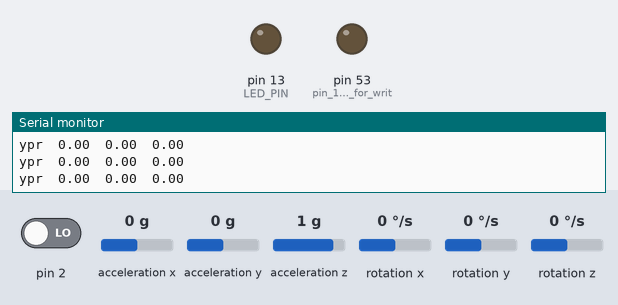
The sketch below on a simulated Arduino Mega 2560, built with avr-gcc and run on an emulated ATmega2560. On the bench: output pins drawn as LEDs (lit = HIGH), the last lines printed to the serial monitor. The inputs (shaded band) are chosen by the test bench; at power-on: acceleration y 0 g, pin 2 LOW, acceleration x 0 g, acceleration z 1 g, rotation x 0 °/s, rotation y 0 °/s, rotation z 0 °/s. Storage starts empty; the sensor or clock chip raises its interrupt line as the real part does.

Above: at 1.7 s.
1.8 s: acceleration y set to -0.4 g
At 3.0 s:
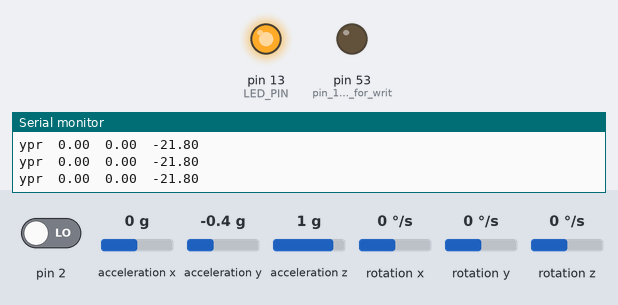
3.3 s: acceleration y set to 0 g
At 4.0 s:
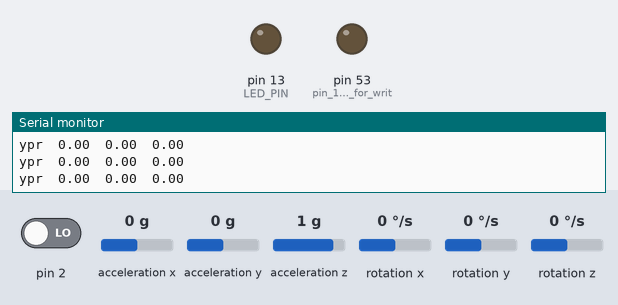
4.8 s: acceleration y set to 0.4 g
At 5.7 s:
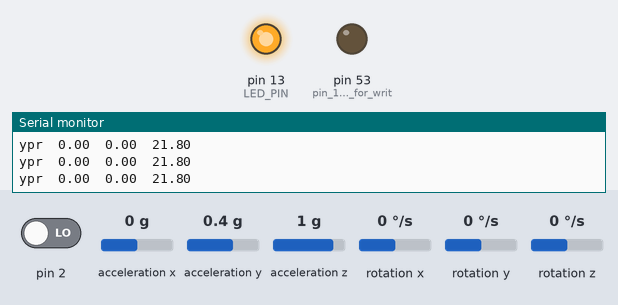
Timing chart, 0 to 7.8 s (numbered marks = the images above; inputs shaded):
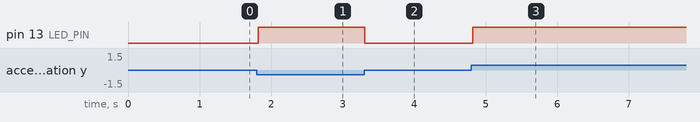

The sketch:

MPU6050_DMP6_custom_krug_MEGA_FIFOFix_v2.ino
```cpp
#include <SPI.h>
#include <SD.h>
// I2C device class (I2Cdev) demonstration Arduino sketch for MPU6050 class using DMP (MotionApps v2.0)
// 6/21/2012 by Jeff Rowberg <jeff@rowberg.net>
// Updates should (hopefully) always be available at https://github.com/jrowberg/i2cdevlib
//
// Changelog:
//      2013-05-08 - added seamless Fastwire support
//                 - added note about gyro calibration
//      2012-06-21 - added note about Arduino 1.0.1 + Leonardo compatibility error
//      2012-06-20 - improved FIFO overflow handling and simplified read process
//      2012-06-19 - completely rearranged DMP initialization code and simplification
//      2012-06-13 - pull gyro and accel data from FIFO packet instead of reading directly
//      2012-06-09 - fix broken FIFO read sequence and change interrupt detection to RISING
//      2012-06-05 - add gravity-compensated initial reference frame acceleration output
//                 - add 3D math helper file to DMP6 example sketch
//                 - add Euler output and Yaw/Pitch/Roll output formats
//      2012-06-04 - remove accel offset clearing for better results (thanks Sungon Lee)
//      2012-06-01 - fixed gyro sensitivity to be 2000 deg/sec instead of 250
//      2012-05-30 - basic DMP initialization working

/* ============================================
  I2Cdev device library code is placed under the MIT license
  Copyright (c) 2012 Jeff Rowberg

  Permission is hereby granted, free of charge, to any person obtaining a copy
  of this software and associated documentation files (the "Software"), to deal
  in the Software without restriction, including without limitation the rights
  to use, copy, modify, merge, publish, distribute, sublicense, and/or sell
  copies of the Software, and to permit persons to whom the Software is
  furnished to do so, subject to the following conditions:

  The above copyright notice and this permission notice shall be included in
  all copies or substantial portions of the Software.

  THE SOFTWARE IS PROVIDED "AS IS", WITHOUT WARRANTY OF ANY KIND, EXPRESS OR
  IMPLIED, INCLUDING BUT NOT LIMITED TO THE WARRANTIES OF MERCHANTABILITY,
  FITNESS FOR A PARTICULAR PURPOSE AND NONINFRINGEMENT. IN NO EVENT SHALL THE
  AUTHORS OR COPYRIGHT HOLDERS BE LIABLE FOR ANY CLAIM, DAMAGES OR OTHER
  LIABILITY, WHETHER IN AN ACTION OF CONTRACT, TORT OR OTHERWISE, ARISING FROM,
  OUT OF OR IN CONNECTION WITH THE SOFTWARE OR THE USE OR OTHER DEALINGS IN
  THE SOFTWARE.
  ===============================================
*/

// I2Cdev and MPU6050 must be installed as libraries, or else the .cpp/.h files
// for both classes must be in the include path of your project
#include "I2Cdev.h"

#include "MPU6050_6Axis_MotionApps20.h"
//#include "MPU6050.h" // not necessary if using MotionApps include file

// Arduino Wire library is required if I2Cdev I2CDEV_ARDUINO_WIRE implementation
// is used in I2Cdev.h
#if I2CDEV_IMPLEMENTATION == I2CDEV_ARDUINO_WIRE
#include "Wire.h"
#endif

// class default I2C address is 0x68
// specific I2C addresses may be passed as a parameter here
// AD0 low = 0x68 (default for SparkFun breakout and InvenSense evaluation board)
// AD0 high = 0x69
MPU6050 mpu;
//MPU6050 mpu(0x69); // <-- use for AD0 high

/* =========================================================================
   NOTE: In addition to connection 3.3v, GND, SDA, and SCL, this sketch
   depends on the MPU-6050's INT pin being connected to the Arduino's
   external interrupt #0 pin. On the Arduino Uno and Mega 2560, this is
   digital I/O pin 2.
   ========================================================================= */

/* =========================================================================
   NOTE: Arduino v1.0.1 with the Leonardo board generates a compile error
   when using Serial.write(buf, len). The Teapot output uses this method.
   The solution requires a modification to the Arduino USBAPI.h file, which
   is fortunately simple, but annoying. This will be fixed in the next IDE
   release. For more info, see these links:

   http://arduino.cc/forum/index.php/topic,109987.0.html
   http://code.google.com/p/arduino/issues/detail?id=958
   ========================================================================= */


// uncomment "OUTPUT_READABLE_QUATERNION" if you want to see the actual
// quaternion components in a [w, x, y, z] format (not best for parsing
// on a remote host such as Processing or something though)
//#define OUTPUT_READABLE_QUATERNION

// uncomment "OUTPUT_READABLE_EULER" if you want to see Euler angles
// (in degrees) calculated from the quaternions coming from the FIFO.
// Note that Euler angles suffer from gimbal lock (for more info, see
// http://en.wikipedia.org/wiki/Gimbal_lock)
//#define OUTPUT_READABLE_EULER

// uncomment "OUTPUT_READABLE_YAWPITCHROLL" if you want to see the yaw/
// pitch/roll angles (in degrees) calculated from the quaternions coming
// from the FIFO. Note this also requires gravity vector calculations.
// Also note that yaw/pitch/roll angles suffer from gimbal lock (for
// more info, see: http://en.wikipedia.org/wiki/Gimbal_lock)
#define OUTPUT_READABLE_YAWPITCHROLL

// uncomment "OUTPUT_READABLE_REALACCEL" if you want to see acceleration
// components with gravity removed. This acceleration reference frame is
// not compensated for orientation, so +X is always +X according to the
// sensor, just without the effects of gravity. If you want acceleration
// compensated for orientation, us OUTPUT_READABLE_WORLDACCEL instead.
//#define OUTPUT_READABLE_REALACCEL

// uncomment "OUTPUT_READABLE_WORLDACCEL" if you want to see acceleration
// components with gravity removed and adjusted for the world frame of
// reference (yaw is relative to initial orientation, since no magnetometer
// is present in this case). Could be quite handy in some cases.
//#define OUTPUT_READABLE_WORLDACCEL

// uncomment "OUTPUT_TEAPOT" if you want output that matches the
// format used for the InvenSense teapot demo
//#define OUTPUT_TEAPOT


#define LED_PIN 13 // (Arduino is 13, Teensy is 11, Teensy++ is 6)
bool blinkState = false;

// MPU control/status vars
bool dmpReady = false;  // set true if DMP init was successful
uint8_t mpuIntStatus;   // holds actual interrupt status byte from MPU
uint8_t devStatus;      // return status after each device operation (0 = success, !0 = error)
uint16_t packetSize;    // expected DMP packet size (default is 42 bytes)
uint16_t fifoCount;     // count of all bytes currently in FIFO
uint8_t fifoBuffer[64]; // FIFO storage buffer

// orientation/motion vars
Quaternion q;           // [w, x, y, z]         quaternion container
VectorInt16 aa;         // [x, y, z]            accel sensor measurements
VectorInt16 aaReal;     // [x, y, z]            gravity-free accel sensor measurements
VectorInt16 aaWorld;    // [x, y, z]            world-frame accel sensor measurements
VectorFloat gravity;    // [x, y, z]            gravity vector
float euler[3];         // [psi, theta, phi]    Euler angle container
float ypr[3];           // [yaw, pitch, roll]   yaw/pitch/roll container and gravity vector

// packet structure for InvenSense teapot demo
uint8_t teapotPacket[14] = { '$', 0x02, 0, 0, 0, 0, 0, 0, 0, 0, 0x00, 0x00, '\r', '\n' };


// ================================================================
// ===               INTERRUPT DETECTION ROUTINE                ===
// ================================================================

volatile bool mpuInterrupt = false;     // indicates whether MPU interrupt pin has gone high
void dmpDataReady() {
  mpuInterrupt = true;
}


// ================================================================
// ===                      INITIAL SETUP                       ===
// ================================================================

void setup() {
  // join I2C bus (I2Cdev library doesn't do this automatically)
#if I2CDEV_IMPLEMENTATION == I2CDEV_ARDUINO_WIRE
  Wire.begin();
  TWBR = 24; // 400kHz I2C clock (200kHz if CPU is 8MHz)

  //Wire.setClock(400000); //added

#elif I2CDEV_IMPLEMENTATION == I2CDEV_BUILTIN_FASTWIRE
  Fastwire::setup(400, true);
#endif

  // initialize serial communication
  // (115200 chosen because it is required for Teapot Demo output, but it's
  // really up to you depending on your project)
  Serial.begin(115200);

  pinMode(53, OUTPUT); //pin 10 is output for write signal? 4 for DUE, 10 for uno?

  while (!Serial); // wait for Leonardo enumeration, others continue immediately
  Serial.println("Initializing SD card...");

  // SD Card Intialization
  if (SD.begin(53))
  {
    Serial.println(" SD card ready");
  }
  else
  {
    Serial.println("SD card initialization failed");
  }

  // NOTE: 8MHz or slower host processors, like the Teensy @ 3.3v or Ardunio
  // Pro Mini running at 3.3v, cannot handle this baud rate reliably due to
  // the baud timing being too misaligned with processor ticks. You must use
  // 38400 or slower in these cases, or use some kind of external separate
  // crystal solution for the UART timer.

  // initialize device
  Serial.println(F("Initializing I2C devices..."));
  mpu.initialize();

  // verify connection
  Serial.println(F("Testing device connections..."));
  Serial.println(mpu.testConnection() ? F("MPU6050 connection successful") : F("MPU6050 connection failed"));


  // wait for ready
//  Serial.println(F("\nSend any character to begin DMP programming and demo: "));
 // while (Serial.available() && Serial.read()); // empty buffer
 // while (!Serial.available());                 // wait for data
 // while (Serial.available() && Serial.read()); // empty buffer again

  // load and configure the DMP
  Serial.println(F("Initializing DMP..."));
  devStatus = mpu.dmpInitialize();

  // supply your own gyro offsets here, scaled for min sensitivity
  mpu.setXGyroOffset(220);
  mpu.setYGyroOffset(76);
  mpu.setZGyroOffset(-85);
  mpu.setZAccelOffset(1688); // 1688 factory default for my test chip, was 1788

  // make sure it worked (returns 0 if so)
  if (devStatus == 0) {
    // turn on the DMP, now that it's ready
    Serial.println(F("Enabling DMP..."));
    mpu.setDMPEnabled(true);

    // enable Arduino interrupt detection
    Serial.println(F("Enabling interrupt detection (Arduino external interrupt 0)..."));
    attachInterrupt(0, dmpDataReady, RISING);
    mpuIntStatus = mpu.getIntStatus();

    // set our DMP Ready flag so the main loop() function knows it's okay to use it
    Serial.println(F("DMP ready! Waiting for first interrupt..."));
    dmpReady = true;

    // get expected DMP packet size for later comparison
    packetSize = mpu.dmpGetFIFOPacketSize();
  } else {
    // ERROR!
    // 1 = initial memory load failed
    // 2 = DMP configuration updates failed
    // (if it's going to break, usually the code will be 1)
    Serial.print(F("DMP Initialization failed (code "));
    Serial.print(devStatus);
    Serial.println(F(")"));
  }

  // configure LED for output
  pinMode(LED_PIN, OUTPUT);

}


// ================================================================
// ===                    MAIN PROGRAM LOOP                     ===
// ================================================================


void loop() {
  // if programming failed, don't try to do anything
  if (!dmpReady) return;

  // wait for MPU interrupt or extra packet(s) available
  while (!mpuInterrupt && fifoCount < packetSize) {
    // other program behavior stuff here
    // .
    // .
    // .
    // if you are really paranoid you can frequently test in between other
    // stuff to see if mpuInterrupt is true, and if so, "break;" from the
    // while() loop to immediately process the MPU data
    // .
    // .
    // .
  }

  // reset interrupt flag and get INT_STATUS byte
  mpuInterrupt = false;
  mpuIntStatus = mpu.getIntStatus();

  // get current FIFO count
  fifoCount = mpu.getFIFOCount();

  // check for overflow (this should never happen unless our code is too inefficient)
  if ((mpuIntStatus & 0x10) || fifoCount == 1024) {
    // reset so we can continue cleanly
    mpu.resetFIFO();
    Serial.println(F("FIFO overflow!"));

    // otherwise, check for DMP data ready interrupt (this should happen frequently)
  } else if (mpuIntStatus & 0x02) {
    // wait for correct available data length, should be a VERY short wait
    while (fifoCount < packetSize) fifoCount = mpu.getFIFOCount();

    // read a packet from FIFO
    mpu.getFIFOBytes(fifoBuffer, packetSize);
    //mpu.resetFIFO(); // added based on this thread:https://arduino.stackexchange.com/questions/10308/how-to-clear-fifo-buffer-on-mpu6050
    // track FIFO count here in case there is > 1 packet available
    // (this lets us immediately read more without waiting for an interrupt)
    fifoCount -= packetSize;

#ifdef OUTPUT_READABLE_QUATERNION
    // display quaternion values in easy matrix form: w x y z
    mpu.dmpGetQuaternion(&q, fifoBuffer);
    Serial.print("quat\t");
    Serial.print(q.w);
    Serial.print("\t");
    Serial.print(q.x);
    Serial.print("\t");
    Serial.print(q.y);
    Serial.print("\t");
    Serial.println(q.z);
#endif

#ifdef OUTPUT_READABLE_EULER
    // display Euler angles in degrees
    mpu.dmpGetQuaternion(&q, fifoBuffer);
    mpu.dmpGetEuler(euler, &q);
    Serial.print("euler\t");
    Serial.print(euler[0] * 180 / M_PI);
    Serial.print("\t");
    Serial.print(euler[1] * 180 / M_PI);
    Serial.print("\t");
    Serial.println(euler[2] * 180 / M_PI);
#endif

#ifdef OUTPUT_READABLE_YAWPITCHROLL
    // display Euler angles in degrees
    mpu.dmpGetQuaternion(&q, fifoBuffer);
    mpu.dmpGetGravity(&gravity, &q);
    mpu.dmpGetYawPitchRoll(ypr, &q, &gravity);
    ///*
    Serial.print("ypr\t");
    Serial.print(ypr[0] * 180 / M_PI);
    Serial.print("\t");
    Serial.print(ypr[1] * 180 / M_PI);
    Serial.print("\t");
    Serial.println(ypr[2] * 180 / M_PI);
    //*/
#endif

#ifdef OUTPUT_READABLE_REALACCEL
    // display real acceleration, adjusted to remove gravity
    mpu.dmpGetQuaternion(&q, fifoBuffer);
    mpu.dmpGetAccel(&aa, fifoBuffer);
    mpu.dmpGetGravity(&gravity, &q);
    mpu.dmpGetLinearAccel(&aaReal, &aa, &gravity);
    Serial.print("areal\t");
    Serial.print(aaReal.x);
    Serial.print("\t");
    Serial.print(aaReal.y);
    Serial.print("\t");
    Serial.println(aaReal.z);
#endif

#ifdef OUTPUT_READABLE_WORLDACCEL
    // display initial world-frame acceleration, adjusted to remove gravity
    // and rotated based on known orientation from quaternion
    mpu.dmpGetQuaternion(&q, fifoBuffer);
    mpu.dmpGetAccel(&aa, fifoBuffer);
    mpu.dmpGetGravity(&gravity, &q);
    mpu.dmpGetLinearAccel(&aaReal, &aa, &gravity);
    mpu.dmpGetLinearAccelInWorld(&aaWorld, &aaReal, &q);
    Serial.print("aworld\t");
    Serial.print(aaWorld.x);
    Serial.print("\t");
    Serial.print(aaWorld.y);
    Serial.print("\t");
    Serial.println(aaWorld.z);
#endif

#ifdef OUTPUT_TEAPOT
    // display quaternion values in InvenSense Teapot demo format:
    teapotPacket[2] = fifoBuffer[0];
    teapotPacket[3] = fifoBuffer[1];
    teapotPacket[4] = fifoBuffer[4];
    teapotPacket[5] = fifoBuffer[5];
    teapotPacket[6] = fifoBuffer[8];
    teapotPacket[7] = fifoBuffer[9];
    teapotPacket[8] = fifoBuffer[12];
    teapotPacket[9] = fifoBuffer[13];
    Serial.write(teapotPacket, 14);
    teapotPacket[11]++; // packetCount, loops at 0xFF on purpose
#endif

    //////////Roll Sensor//////////
    if ((ypr[2] * 180 / M_PI > 15.0) || (ypr[2] * 180 / M_PI < -15.0)) {
      blinkState = 1;
    } else {
      blinkState = 0;
    }
    //        // blink LED to indicate activity
    //        blinkState = !blinkState;
    digitalWrite(LED_PIN, blinkState);
    //write roll sensor result to sd card


    //////////Data Log//////////
    String dataString = "";
    dataString += String(ypr[0] * 180 / M_PI); //yaw
    dataString += ",";
    dataString += String(ypr[1] * 180 / M_PI); //pitch
    dataString += ",";
    dataString += String(ypr[2] * 180 / M_PI); //roll
    dataString += ",";
    dataString += String(blinkState); //roll sensor

    File dataFile = SD.open("datalog9.txt", FILE_WRITE);

    //If file is available, write it to:
    if (dataFile) {
      dataFile.println(dataString);
      dataFile.close();
    }
    //print to serial
    //Serial.println(dataString);
    //If file isn't working, throw error
    else {
      Serial.println("error writing data packet to SD");
    }

  }

}
```

Measured:
- the behaviour switches between -0.2 and -0.3 g on acceleration y (found by bisection; images 0 and 1)
- the behaviour switches between 0.2 and 0.3 g on acceleration y (found by bisection; images 2 and 3)
- after the input at 1.8 s, pin 13 (LED_PIN): LOW → HIGH at once
- after the input at 3.3 s, pin 13 (LED_PIN): HIGH → LOW at once
- after the input at 4.8 s, pin 13 (LED_PIN): LOW → HIGH at once
